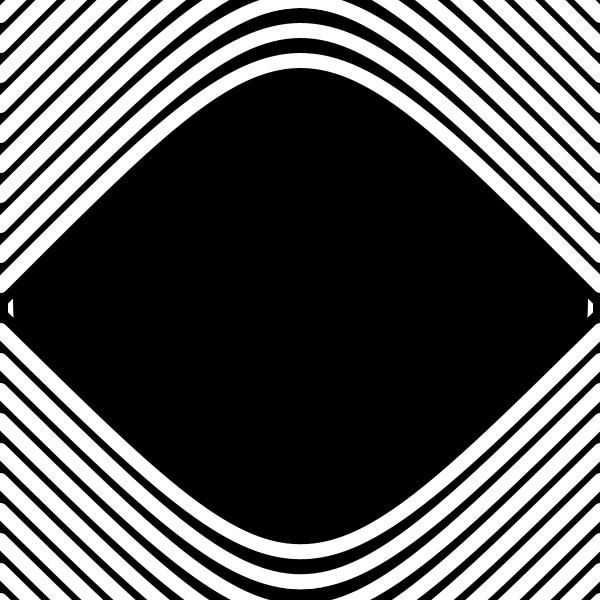
Frame 1 (no input)
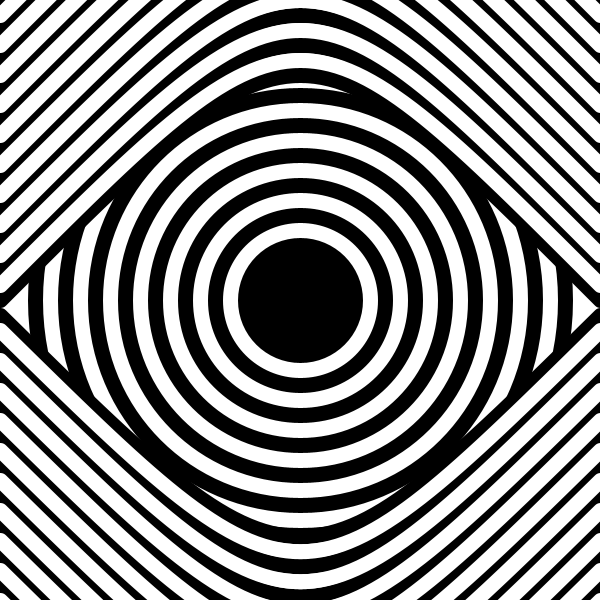
Frame 60 (the mouse pressed at the canvas centre just before this capture)
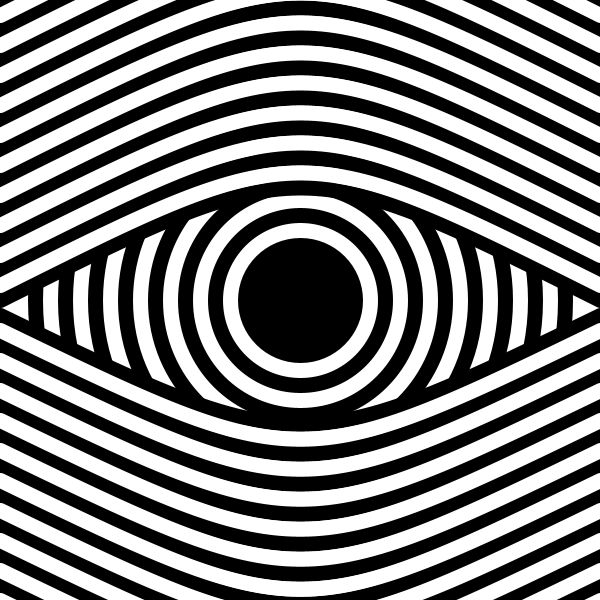
Frame 120 (the mouse held since frame 60 and released just before this capture)

The Processing sketch that drew these frames (run headless with seeded random() and noise(); from frame 60 on, the mouse is pressed at the canvas centre):

// Processing sketch: sketch_9
// ── sketch_9.pde
int diameter;
int diameter2;
float offset;

void setup(){
  size(600,600);
  background(255);
}


void draw(){
  strokeWeight(15);
  fill(255);
  rect(0,0,600,600);
  for(diameter=560;diameter>90;diameter-=60){
    fill(0);
    ellipse(300,300,diameter,diameter);
  }
  for(diameter2=530;diameter>120;diameter-=60){
    fill(255);
    ellipse(300,300,diameter2,diameter2);
  }
  

  //
  noFill();
  strokeWeight(15);
  for(offset=0;offset<315;offset+=30){
    stroke(0);
    bezier(0,300-offset,300,mouseY/2-offset,300,mouseY/2-offset,600,300-offset);
  }
  for(offset=15;offset<330;offset+=30){
    stroke(255);
    bezier(0,300-offset,300,mouseY/2-offset,300,mouseY/2-offset,600,300-offset);
  }  
  
  
  //
  noFill();
  strokeWeight(15);
  for(offset=0;offset<300;offset+=30){
    stroke(0);
    bezier(0,315+offset,300,610-(mouseY/2-offset),300,610-(mouseY/2-offset),600,315+offset);
  }
  for(offset=15;offset<300;offset+=30){
    stroke(255);
    bezier(0,315+offset,300,610-(mouseY/2-offset),300,610-(mouseY/2-offset),600,315+offset);
  }
}
